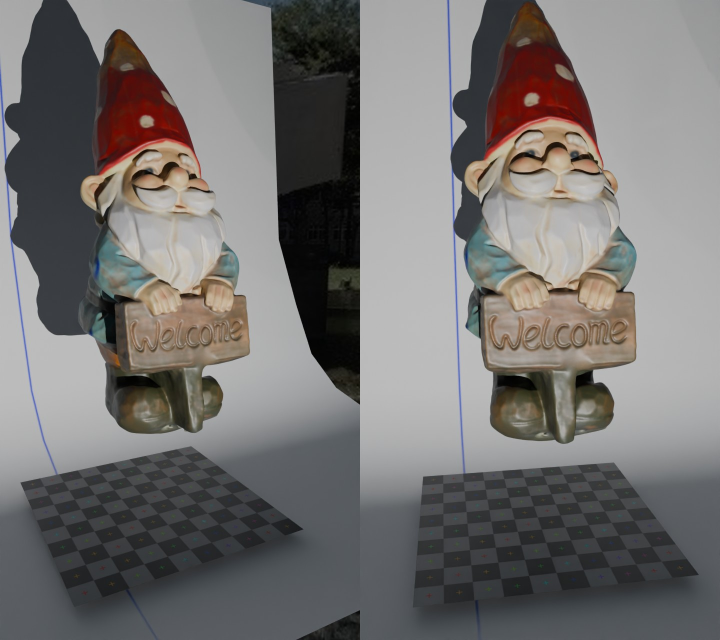
#> input picture Final_Reconstruct 3D from stereoscopic side-by-side images/src/SBS images/003.jpg, 1440 x 1280 px (shown at 1/2 size); its folder holds only this picture in this run
$ jupyter execute --allow-errors M11202130_CV_finalproject_stereoscopic_sbs_reconstruct_3d.ipynb
#> lines starting #> are read from the running program, lines starting #| are printed output that depends on the picture; after the words box and inside, x2 and y2 are one past the last pixel; in counts of white or black regions, pixels touching at a corner belong together
滑動方框框小矮人藍線範圍 + 貞差法 + HSV

[cell 1]
import os
import cv2
import numpy as np

def detect_blue_stripes(image):
    # Convert to HSV color space
    hsv = cv2.cvtColor(image, cv2.COLOR_BGR2HSV)

    # Define blue color range in HSV
    lower_blue = np.array([90, 95, 50])
    upper_blue = np.array([150, 255, 255])

    # Create a mask for the blue color range
    mask = cv2.inRange(hsv, lower_blue, upper_blue)

    # Apply the mask to extract blue regions
    blue_regions = cv2.bitwise_and(image, image, mask=mask)

    return blue_regions

def get_blue_line_coordinates(binary_image):
    coordinates = np.column_stack(np.where(binary_image > 0))
    return coordinates

def save_coordinates(coordinates, file_path):
    with open(file_path, 'w') as file:
        for coord in coordinates:
            # Reverse the order to x, y
            file.write(f"{coord[0]}, {coord[1]}\n")

def apply_rectangle_mask(image, start_x, start_y, width, height, move_step, index):
    """Apply a mask to keep only the area within the moving rectangle."""
    mask = np.zeros_like(image, dtype=np.uint8)
    move_x = start_x + (index // move_step) * 10  # Calculate the moving x-coordinate of the rectangle
    cv2.rectangle(mask, (move_x, start_y), (move_x + width, start_y + height), (255), thickness=-1)
    return cv2.bitwise_and(image, image, mask=mask)

def process_images(input_folder, output_folder_base, threshold):
#> called with input_folder = './SBS images', output_folder_base = 'output_images/', threshold = 8
    if not os.path.exists(input_folder):
        print(f"Error: Input folder '{input_folder}' does not exist.")
        return

    # Create folders for original and binary results
    output_folder_original_L = output_folder_base + "original_L"
    output_folder_original_R = output_folder_base + "original_R"
    output_folder_binary_L = output_folder_base + "binary_blue_line_result_L"
    output_folder_binary_R = output_folder_base + "binary_blue_line_result_R"
    output_folder_coords_L = output_folder_base + "coords_L"
    output_folder_coords_R = output_folder_base + "coords_R"

    # Ensure all folders exist
    for folder in [output_folder_original_L, output_folder_original_R, output_folder_binary_L, output_folder_binary_R, output_folder_coords_L, output_folder_coords_R]:
        os.makedirs(folder, exist_ok=True)

    images = [img for img in os.listdir(input_folder) if img.endswith(".jpg")]
    images.sort()  # Ensure images are processed in order

    for i, img_name in enumerate(images):
        image_path = os.path.join(input_folder, img_name)
        image = cv2.imread(image_path)
#> image is the input picture: shape (1280, 1440, 3); mean B, G, R 113.2, 114.4, 116.9

        # Extract blue lines
        blue_regions = detect_blue_stripes(image)
#> in detect_blue_stripes, `hsv = cv2.cvtColor(image, cv2.COLOR_BGR2HSV)`: hsv: shape (1280, 1440, 3); mean H, S, V 54.8, 27.1, 120.2
#> in detect_blue_stripes, `mask = cv2.inRange(hsv, lower_blue, upper_blue)`:
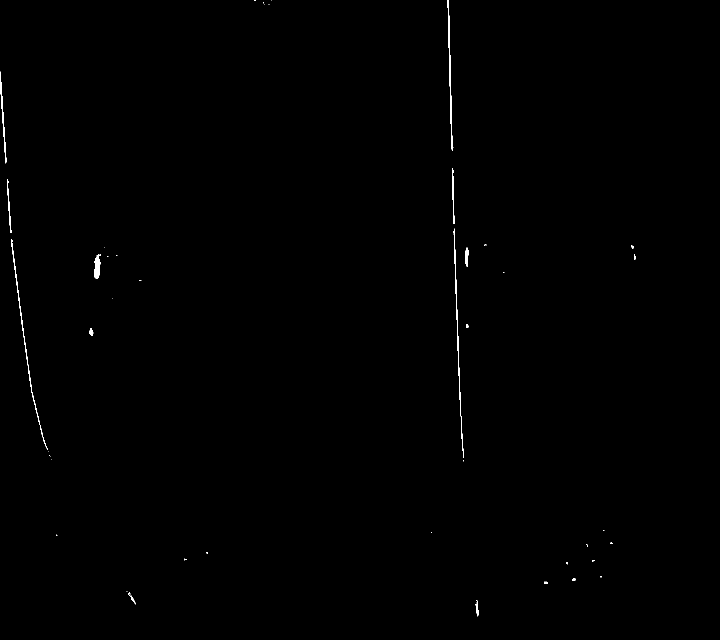
#> mask: shape (1280, 1440) (shown at 1/2 size); 0.26% white; 45 white regions (29 under 20 px), largest, box (x1, y1, x2, y2) and area: (907, 457, 927, 916) 913, (22, 479, 96, 900) 843, (895, 0, 907, 302) 824

        # Convert to grayscale
        gray = cv2.cvtColor(blue_regions, cv2.COLOR_BGR2GRAY)

        # Threshold to get binary image
        _, binary_image = cv2.threshold(gray, threshold, 255, cv2.THRESH_BINARY)

        # Split image into left and right
        width = image.shape[1]
#> width = 1440
        left_part = image[:, :width // 2]
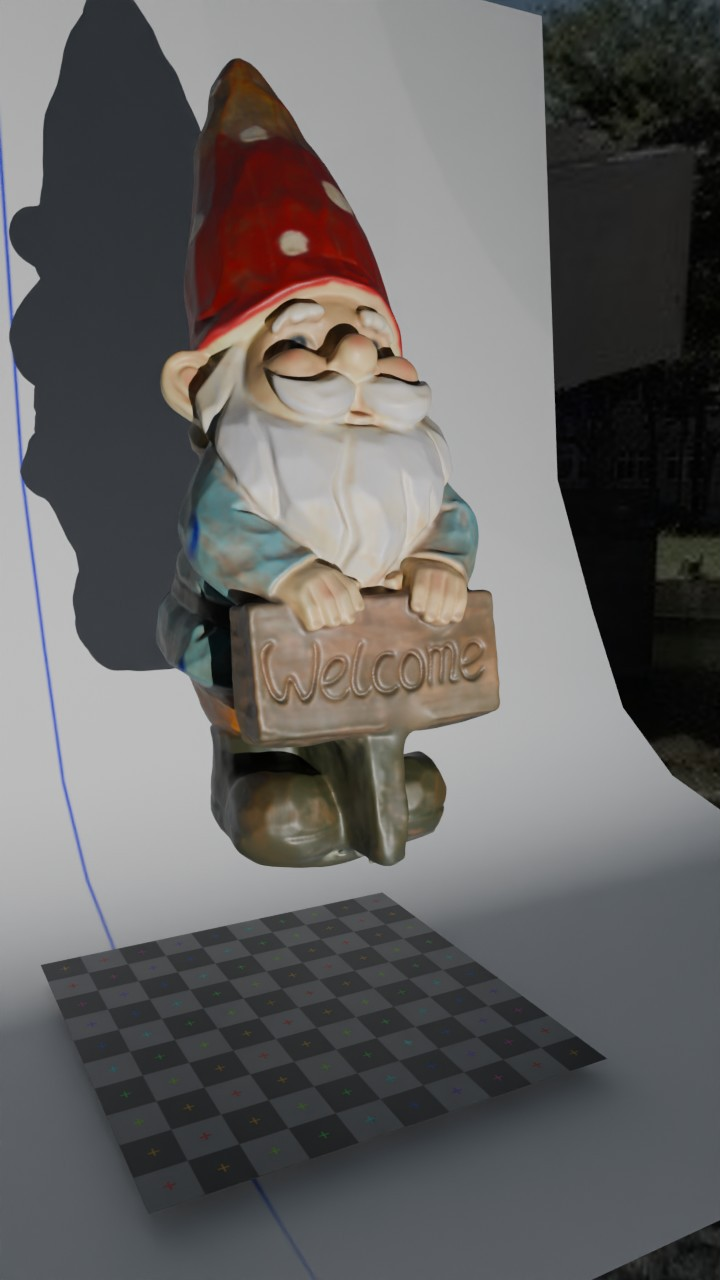
#> left_part: shape (1280, 720, 3); mean B, G, R 97.8, 98.6, 100.6
        right_part = image[:, width // 2:]
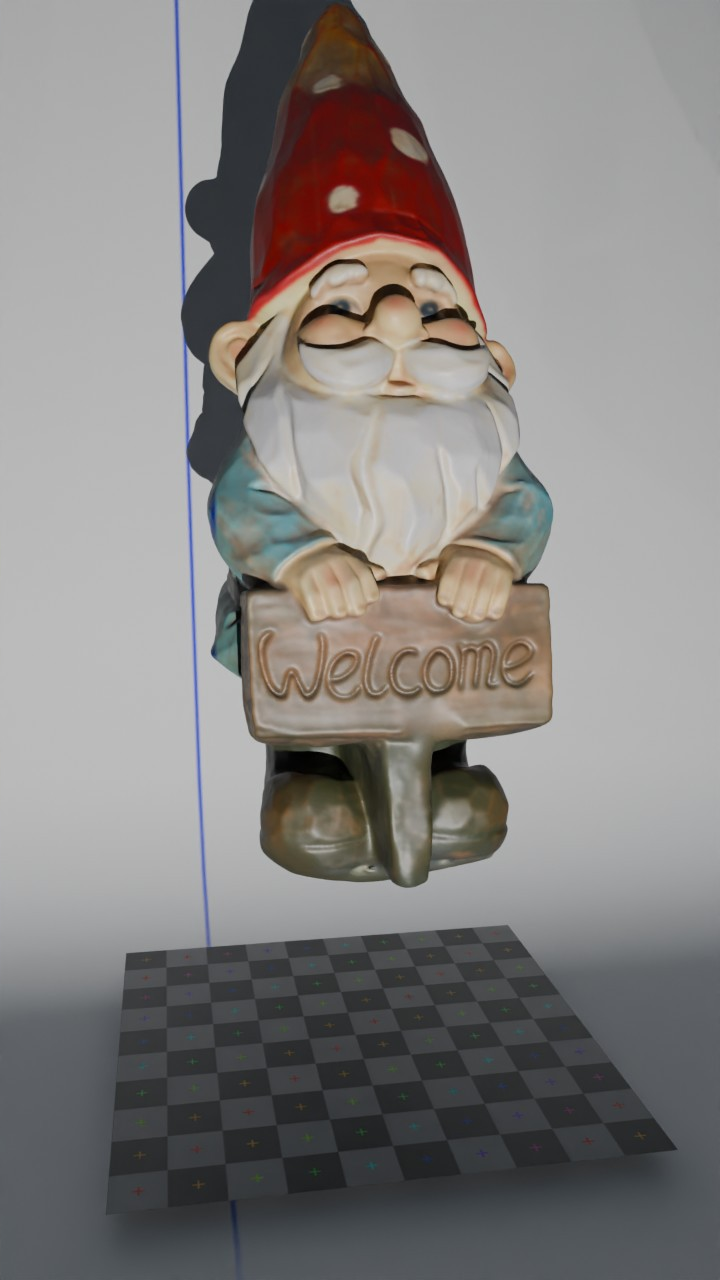
#> right_part: shape (1280, 720, 3); mean B, G, R 128.7, 130.2, 133.3
        binary_left = binary_image[:, :width // 2]
#> binary_left: shape (1280, 720); 0.24% white; 25 white regions (19 under 20 px), largest, box (x1, y1, x2, y2) and area: (22, 479, 96, 900) 843, (0, 143, 14, 327) 483, (188, 508, 202, 557) 435, (14, 358, 24, 466) 260, (178, 656, 187, 671) 88, (256, 1184, 272, 1209) 73
        binary_right = binary_image[:, width // 2:]
#> binary_right: shape (1280, 720); 0.28% white; 20 white regions (10 under 20 px), largest, box (x1, y1, x2, y2) and area: (187, 457, 207, 916) 913, (175, 0, 187, 302) 824, (184, 336, 190, 448) 281

        # Save original left and right images
        cv2.imwrite(os.path.join(output_folder_original_L, f"original_{i:04d}.jpg"), left_part)
        cv2.imwrite(os.path.join(output_folder_original_R, f"original_{i:04d}.jpg"), right_part)

        # Save masked_binary left and right images
        masked_left = apply_rectangle_mask(binary_left, 100, 50, 225, 825, 6, i)
#> in apply_rectangle_mask, `cv2.rectangle(mask, (move_x, start_y), (move_x + width, start_y + heig..`: mask: shape (1280, 720); 20.3% white; 1 white region, box (x1, y1, x2, y2) and area: (100, 50, 326, 876) 186676
#> in apply_rectangle_mask, `return cv2.bitwise_and(image, image, mask=mask)`: returned value: shape (1280, 720); 0.06% white; 7 white regions (5 under 20 px), largest, box (x1, y1, x2, y2) and area: (188, 508, 202, 557) 435, (178, 656, 187, 671) 88
        masked_right = apply_rectangle_mask(binary_right, 200, 0, 150, 890, 7, i)
#> call 2 of apply_rectangle_mask, with start_x = 200, start_y = 0, width = 150, height = 890, move_step = 7, index = 0
#> in apply_rectangle_mask (call 2), `cv2.rectangle(mask, (move_x, start_y), (move_x + width, start_y + heig..`:
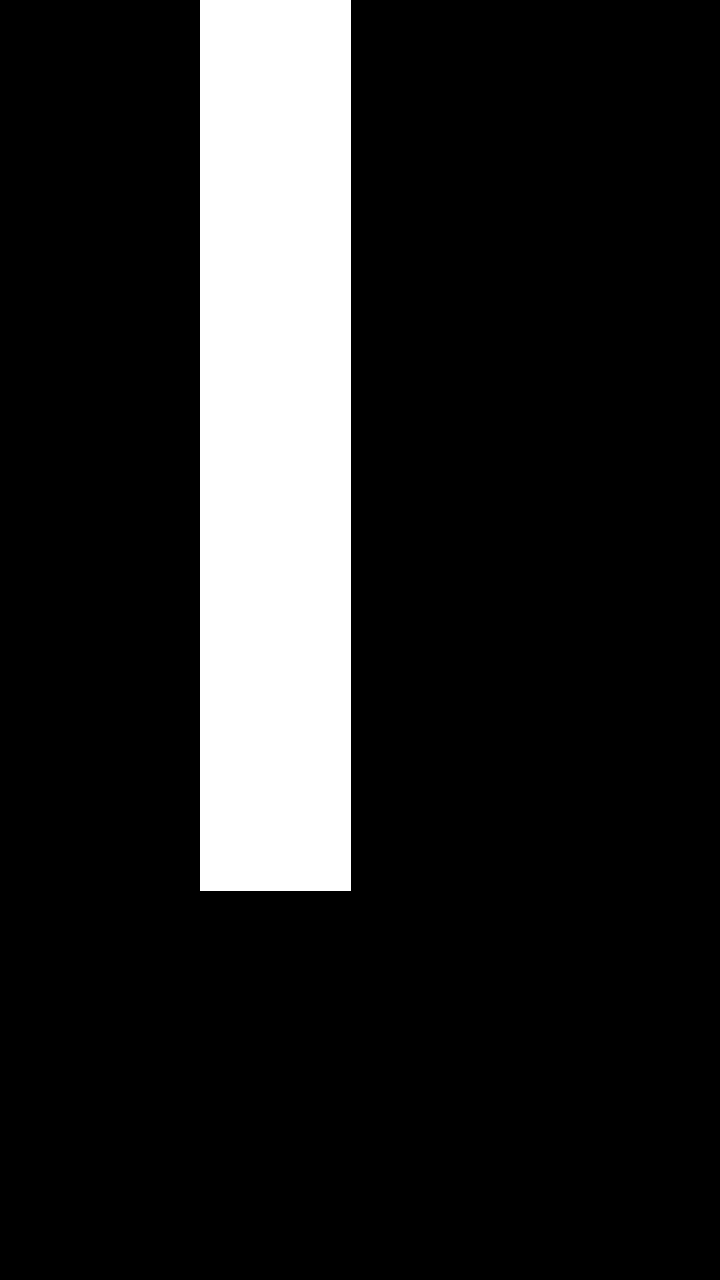
#> mask: shape (1280, 720); 14.6% white; 1 white region, box (x1, y1, x2, y2) and area: (200, 0, 351, 891) 134541
#> in apply_rectangle_mask (call 2), `return cv2.bitwise_and(image, image, mask=mask)`:
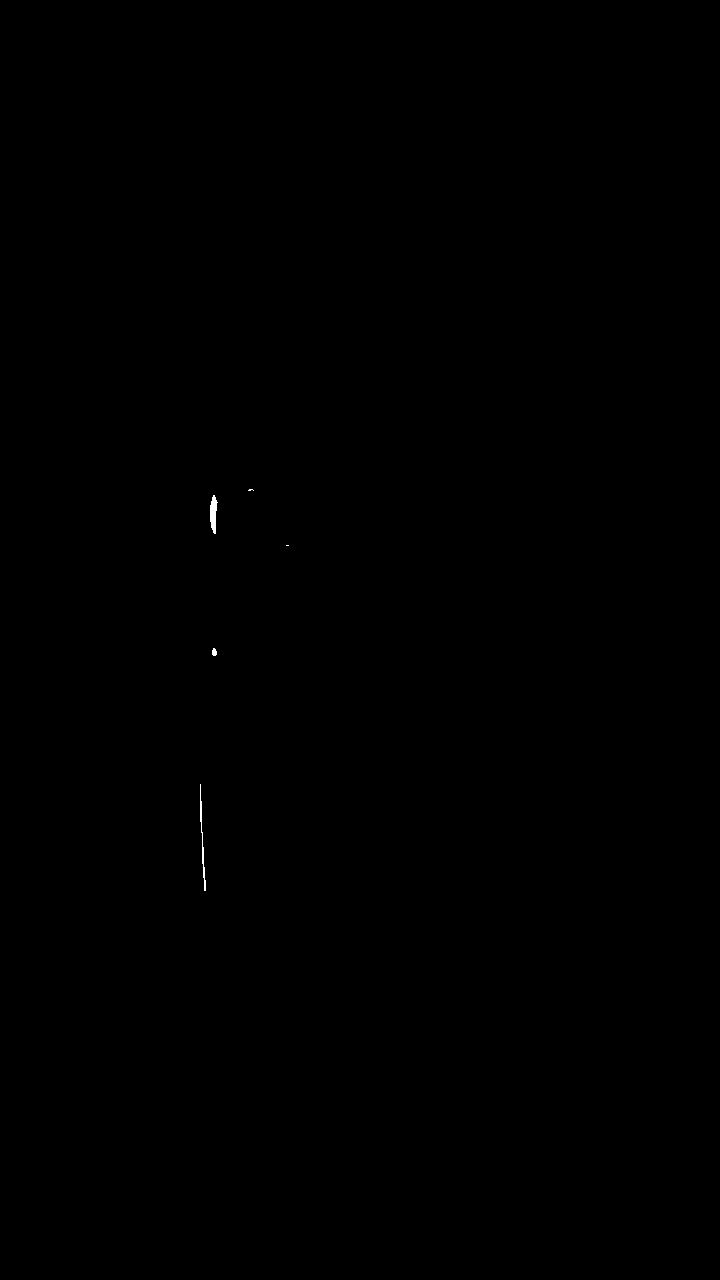
#> returned value: shape (1280, 720); 0.04% white; 5 white regions (2 under 20 px), largest, box (x1, y1, x2, y2) and area: (210, 495, 218, 534) 203, (200, 784, 206, 891) 168, (212, 648, 217, 656) 32
        cv2.imwrite(os.path.join(output_folder_binary_L, f"binary_{i:04d}.jpg"), masked_left)
        cv2.imwrite(os.path.join(output_folder_binary_R, f"binary_{i:04d}.jpg"), masked_right)

        # Get coordinates of blue lines
        coords_left = get_blue_line_coordinates(masked_left)
#> in get_blue_line_coordinates, `coordinates = np.column_stack(np.where(binary_image > 0))`: coordinates = 536 pairs, first value 495 to 670, second value 178 to 282
#> coords_left has the same summary as coordinates in get_blue_line_coordinates
        coords_right = get_blue_line_coordinates(masked_right)
#> coords_right = 414 pairs, first value 489 to 890, second value 200 to 288

        # Save coordinates to text files
        save_coordinates(coords_left, os.path.join(output_folder_coords_L, f"coords_original_{i:04d}.txt"))
#> the loop in save_coordinates, `for coord in coordinates:` made 536 passes
#> coord on passes 1 to 3: [495, 208], [508, 197], [508, 200]
        save_coordinates(coords_right, os.path.join(output_folder_coords_R, f"coords_original_{i:04d}.txt"))
#> the loop in save_coordinates (call 2), `for coord in coordinates:` made 414 passes
#> coord on passes 1 to 3: [489, 249], [489, 250], [489, 251]

input_folder = "./SBS images"  # Actual folder path for images
output_folder_base = "output_images/"  # Base folder path for results
# Check if the folder exists
if not os.path.exists(output_folder_base):
    # If it does not exist, create the folder
    os.makedirs(output_folder_base)
    print(f"Folder {output_folder_base} has been created.")
else:
    print(f"Folder {output_folder_base} already exists.")


threshold = 8  # Threshold for binary image creation

process_images(input_folder, output_folder_base, threshold)
